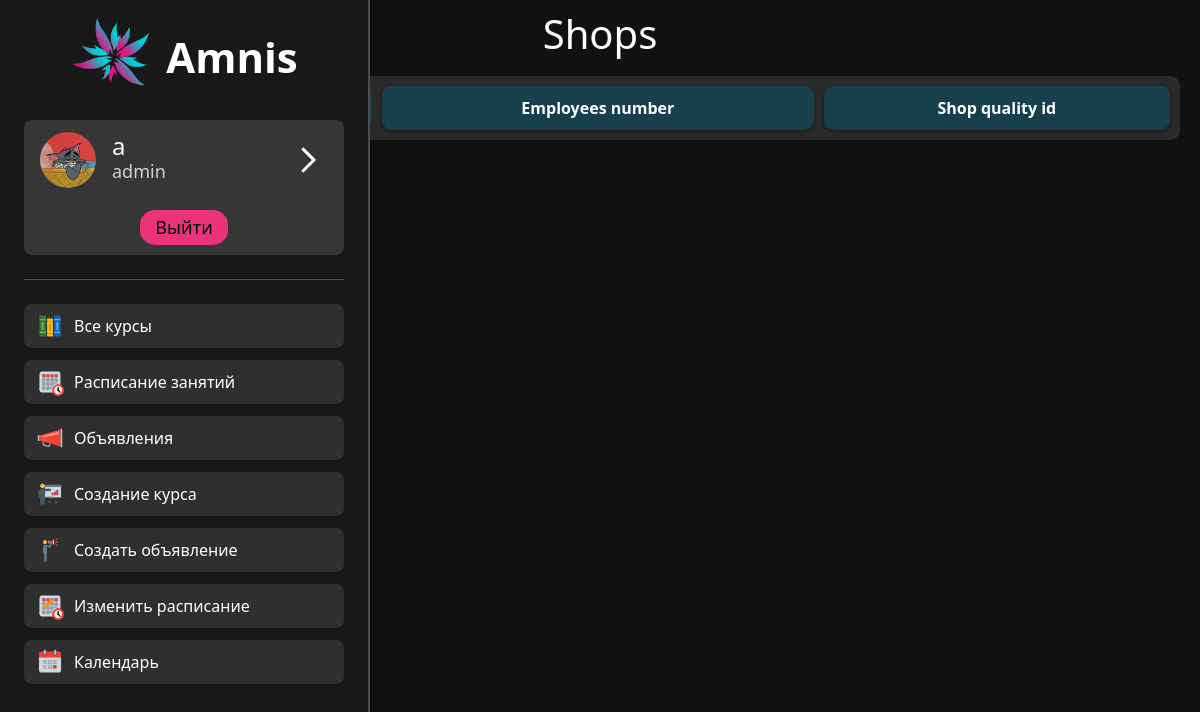
The app's page /table_show/1 (signed in), older data.
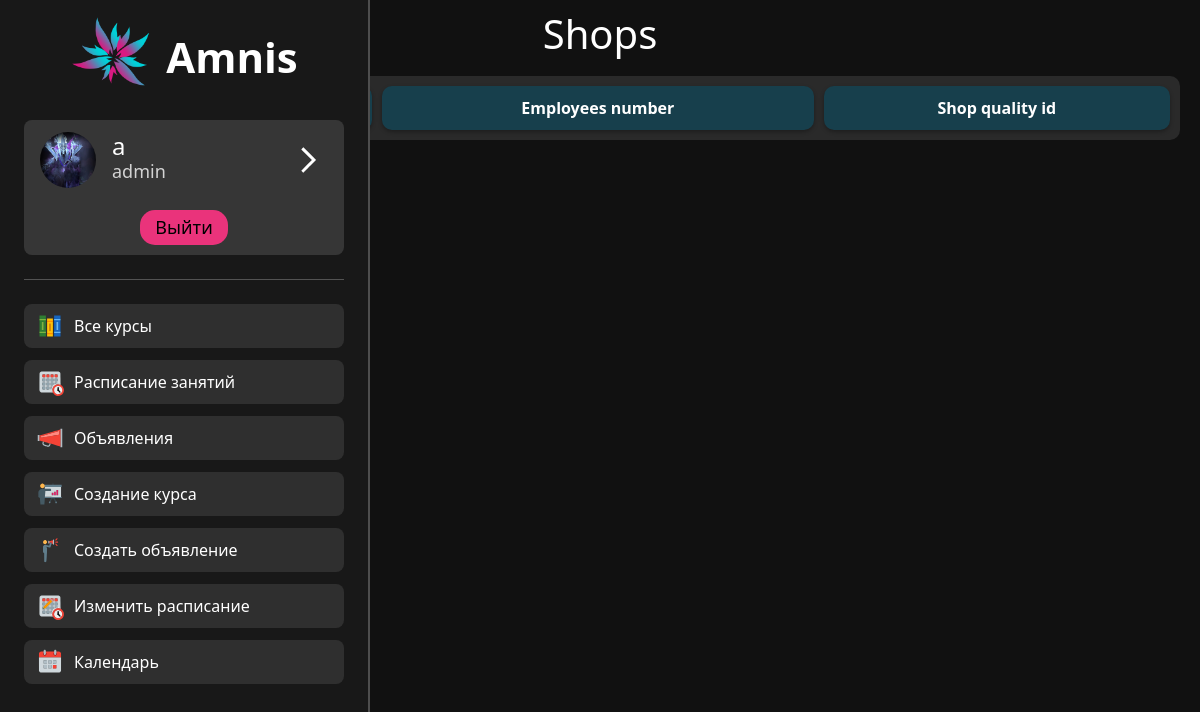
The same page, newer data.
### main/models.py (models this page shows, shortened)
class ProfileInfo(models.Model):
    class Meta:
        verbose_name = "Профиль"
        verbose_name_plural = "Профили"
    names = ["id", "Логин", "Имя", "Фамилия", "Город", "Email", "BIO", "Фото"]
    login = models.CharField("Login", max_length=150)
    name = models.CharField("Name", max_length=50)
    surname = models.CharField("Surname", max_length=50)
    city = models.CharField("City", max_length=50)
    email = models.EmailField("Email", max_length=50)
    bio = models.CharField("Bio", max_length=300)
    avatar = models.ImageField("Avatar", upload_to='avatars')
    course = models.ManyToManyField(Course)

### main/views.py (the view)
# urls.py: path('table_show/<int:tk>', views.table_view, name='table_show'),
def table_view(request, tk):
    table = []
    existing_models = [ShopQuality, Shop, Director, Firm, Product, Check]
    current_model = existing_models[tk]
    role = get_role(request.user)
    ava = get_ava(request.user)
    if tk in locked_tables and (role != "Director"):
        return redirect('/introduce')
    for row in current_model.objects.all():
        table.append(row.get_dict())
    return render(request, "main/index.html", {
        'names': current_model.names,
        'table': table,
        'table_id': tk,
        'title': current_model.title,
        'user': request.user,
        'role': role, 'ava': ava})

### main/views.py (called while the page is built)
def get_role(user):
    template = ""
    if user.is_authenticated:
        if user.is_superuser:
            template = "admin"
        elif user.groups.filter(name='student').exists():
            template = "student"
        elif user.groups.filter(name='author').exists():
            template = "author"
        else:
            template = "none"
    return template

def get_ava(user):
    if user.is_authenticated:
        profiles_ava = ProfileInfo.objects.filter(login=user).get().avatar
        return profiles_ava
    else:
        return ""

### main/templates/main/index.html (shortened to what this page needs)
{% load static %}
<!doctype html>
<html lang="en">
<head>
    <link rel="stylesheet" href="https://cdn.jsdelivr.net/npm/bootstrap@5.2.3/dist/css/bootstrap.min.css">
    <link rel="stylesheet" href="https://cdn.jsdelivr.net/npm/bootstrap-icons@1.10.2/font/bootstrap-icons.css">
    <link rel="stylesheet" href="{% static 'main/css/common.css'%}">
    <link rel="stylesheet" href="{% static 'main/css/table_show.css'%}">
</head>
<body>
    {% include 'main/navigation.html' %}
    <div class="data_table_container">
        <div class="table_title_container">
            <h1 class = table_title>{{ title }}</h1>
        </div>
        <table class="data_table data_table_container__data_table_modifier">
            <tr>
                {% for name in names %}
                <th class="table_head">{{name}}</th>
                {% endfor %}
            </tr>
        </table>
    </div>
</body>
</html>

### main/templates/main/navigation.html (shortened to what this page needs)
{% load static %}
<aside class="navigation_sidebar">
    <link rel="stylesheet" href="{% static 'main/css/navigation.css'%}">
    <a href="/" style="color: white; text-decoration: none;">
        <div id="logo_holder">
            <img src="{% static 'main/img/logo.png' %}" alt="logo">
            <span id="logo_desc">Amnis</span>
        </div>
    </a>
    {% if user.is_authenticated %}
        <div id="user_card">
            <div id="user_preview">
                <div class="user_info_and_ava">
                    <img id="ava" src="/media/{{ava}}">
                    <div id="user_info">
                        <h4 id="user_id">{{user}}</h4>
                        <h5 id="user_role">{{role}}</h5>
                    </div>
                </div>
                <a id="to_profile" href="{% url 'profile' %}"><img id="to_profile_img" src="/static/main/img/arrow.svg"></a>
            </div>
            <a id="logout" href="{% url 'logout' %}">Выйти</a>
        </div>
    {% endif %}
    <hr>
    <div class="navigation_list">
        <a class="navigation_list_ref" href="{% url 'all_courses' %}">
            <div class="nav_list_sect">
                <img class="nav_sect_img" src="/static/main/img/all_courses.svg">
                <div class="nav_sect_label">Все курсы</div>
            </div>
        </a>
        <a class="navigation_list_ref" href="{% url 'timetable' %}">
            <div class="nav_list_sect">
                <img class="nav_sect_img" src="/static/main/img/timetable.svg">
                <div class="nav_sect_label">Расписание занятий</div>
            </div>
        </a>
        <a class="navigation_list_ref" href="{% url 'announcements' %}">
            <div class="nav_list_sect">
                <img class="nav_sect_img" src="/static/main/img/announcements.svg">
                <div class="nav_sect_label">Объявления</div>
            </div>
        </a>
        <a class="navigation_list_ref" href="{% url 'course_change' command='add' course_id=0 %}">
            <div class="nav_list_sect">
                <img class="nav_sect_img" src="/static/main/img/course_create.svg">
                <div class="nav_sect_label">Создание курса</div>
            </div>
        </a>
        <a class="navigation_list_ref" href="{% url 'announcements_create' %}">
            <div class="nav_list_sect">
                <img class="nav_sect_img" src="/static/main/img/announcements_create.svg">
                <div class="nav_sect_label">Создать объявление</div>
            </div>
        </a>
        <a class="navigation_list_ref" href="{% url 'timetable_edit' %}">
            <div class="nav_list_sect">
                <img class="nav_sect_img" src="/static/main/img/edit_timetable.svg">
                <div class="nav_sect_label">Изменить расписание</div>
            </div>
        </a>
        <a class="navigation_list_ref" href="{% url 'schedule' month=0 year=0 %}">
            <div class="nav_list_sect">
                <img class="nav_sect_img" src="/static/main/img/schedule.svg">
                <div class="nav_sect_label">Календарь</div>
            </div>
        </a>
    </div>
</aside>

Row changes from the older to the newer data that the page shows:
changed ProfileInfo: avatar: a different picture
